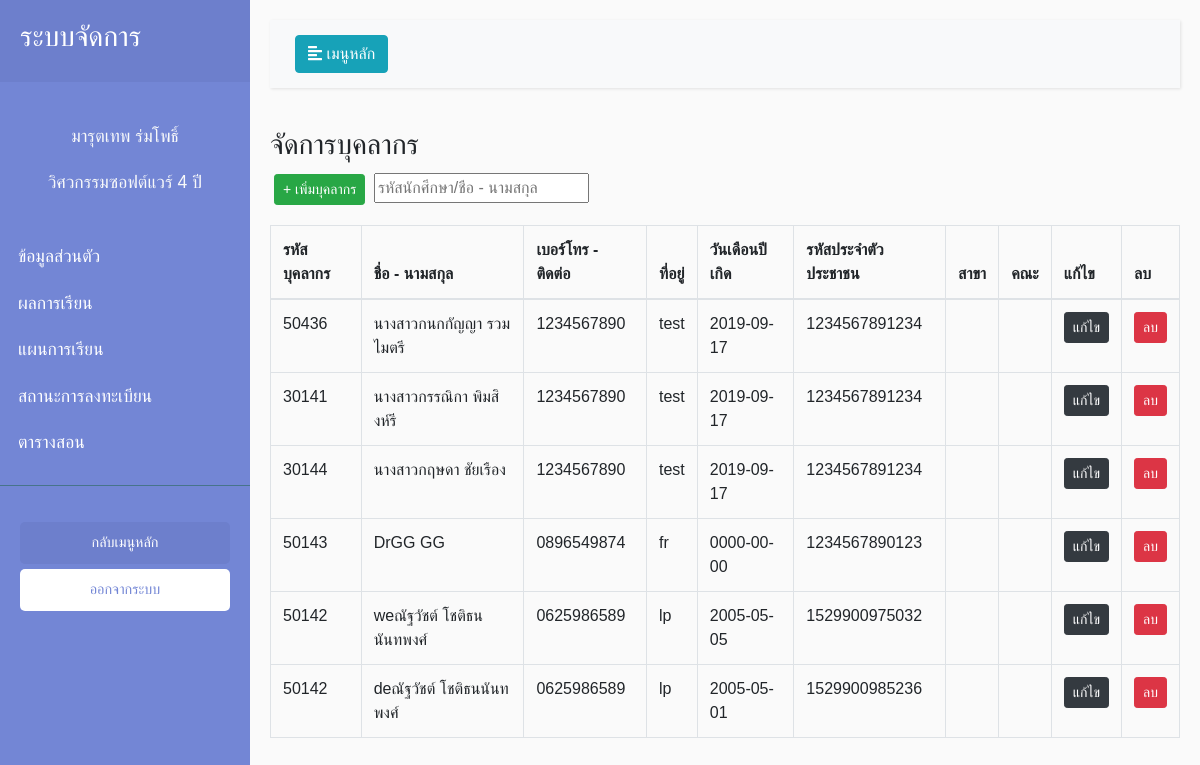
The page /SE_System/view/manageTeacher/Main.php on the database its author committed.
### tables this page shows
CREATE TABLE `teacher_tb` (
  `Teach_id` int(16) NOT NULL,
  `Teach_code` varchar(5) NOT NULL,
  `Teach_Pname` varchar(255) NOT NULL,
  `Teach_Fname` varchar(255) NOT NULL,
  `Teach_Lname` varchar(255) NOT NULL,
  `Teach_Birth` date NOT NULL,
  `Teach_Add` text NOT NULL,
  `Teach_Tel` varchar(10) NOT NULL,
  `Teach_Card` varchar(13) NOT NULL,
  `Teach_Major` varchar(255) NOT NULL,
  `Teach_Faculty` varchar(255) NOT NULL,
  `Teach_Image` varchar(255) NOT NULL
);

### SE_System/view/manageTeacher/Main.php (the view, shortened to what this page needs)
<?php
include_once('../../model/connect.php');error_reporting(0);
$sql = "SELECT * FROM teacher_tb";
$query = $conn->query($sql);
?>
<!DOCTYPE html>
<html>
<head>
    <link rel="stylesheet" href="https://stackpath.bootstrapcdn.com/bootstrap/4.1.0/css/bootstrap.min.css"
>
    <link rel="stylesheet" href="../../Style.css">
</head>
<body class="setfont">
    <div class="wrapper">
        <nav id="sidebar">
            <div class="sidebar-header">
                <h3>ระบบจัดการ</h3>
            </div>
            <p class="text-center text-light mt-3">มารุตเทพ ร่มโพธิ์</p>
            <p class="text-center text-light">วิศวกรรมซอฟต์แวร์ 4 ปี</p>
            <ul class="list-unstyled components pl-2">
                <li>
                    <a href="/SE_System/view/profile/EditProfile.html">ข้อมูลส่วนตัว</a>
                </li>
                <li>
                    <a href="/SE_System/view/grade/gradeStudent.html">ผลการเรียน</a>
                </li>
                <li>
                    <a href="/SE_System/Edittranscript2.php">แผนการเรียน</a>
                </li>
                <li>
                    <a href="/Manager/subjects.html">สถานะการลงทะเบียน</a>
                </li>
                <li>
                    <a href="/SE_System/view/schedule/editSchedule.html">ตารางสอน</a>
                </li>
            </ul>
            <ul class="list-unstyled CTAs">
                <li>
                    <a href="../../index.html" class="article">กลับเมนูหลัก</a>
                </li>
                <li>
                    <a href="../../control/login/logout.php" class="download">ออกจากระบบ</a>
                </li>
            </ul>
        </nav>
        <div id="content">
            <nav class="navbar navbar-expand-lg navbar-light bg-light">
                <div class="container-fluid">
                    <button type="button" id="sidebarCollapse" class="btn btn-info">
                        <i class="fas fa-align-left"></i>
                        <span>เมนูหลัก</span>
                    </button>
                </div>
            </nav>
            <h3>จัดการบุคลากร</h3>
<button class="btn btn-success btn-sm m-1"><a href="./AddEdit.php"> + เพิ่มบุคลากร</a></button>
<input type="text" placeholder="รหัสนักศึกษา/ชื่อ - นามสกุล">
            <table class="table table-bordered mt-3">
                <thead>
                    <tr>
                        <th scope="col">รหัสบุคลากร</th>
                        <th scope="col">ชื่อ - นามสกุล</th>
                        <th scope="col">เบอร์โทร - ติดต่อ</th>
                        <th scope="col">ที่อยู่</th>
                        <th scope="col">วันเดือนปีเกิด</th>
                        <th scope="col">รหัสประจำตัวประชาชน</th>
                        <th scope="col">สาขา</th>
                        <th scope="col">คณะ</th>
                        <th scope="col">แก้ไข</th>
                        <th scope="col">ลบ</th>
                      </tr>
                    </thead>
                    <tbody>
                        <tbody>
                            <tr>
                            <?php while($result = $query->fetch_assoc()){ ?>
                              <td><?php echo $result['Teach_code']; ?></td>
                              <td><?php echo $result['Teach_Pname'].$result['Teach_Fname']." ".$result['Teach_Lname']; ?></td>
                              <td><?php echo $result['Teach_Tel']; ?></td>
                              <td><?php echo $result['Teach_Add']; ?></td>
                              <td><?php echo $result['Teach_Birth']; ?></td>
                              <td><?php echo $result['Teach_Card']; ?></td>
                              <td><?php echo $result['Teach _Major']; ?></td>
                              <td><?php echo $result['Teach _Faculty']; ?></td>
                              <td><a class="btn btn-dark btn-sm" href="./AddEdit.php?Teach_Code=<?php echo $result['Teach_code']; ?>">แก้ไข</a></td>
                              <td><a class="btn btn-danger btn-sm" href="JavaScript:if(confirm('Confirm Delete?') == true){window.location='../../control/Teacher/del_tch.php?Teach_Code=<?php echo $result["Teach_code"];?>';}">ลบ</a></td>
                            </tr>
                            <?php } ?>
                          </tbody>
                  </table>
        </div>
</body>
</html>

### SE_System/Style.css (style rules this page uses)
body { font-family: 'Kanit', sans-serif; }
.setfont { font-family: 'Kanit', sans-serif; }
body { font-family: 'Poppins', sans-serif; background: #fafafa; }
p { font-family: 'Poppins', sans-serif; font-size: 1.1em; font-weight: 300; line-height: 1.7em; color: #999; }
a, a:hover, a:focus { color: inherit; text-decoration: none; transition: all 0.3s; }
.navbar { padding: 15px 10px; background: #fff; border: none; border-radius: 0; margin-bottom: 40px; box-shadow: 1px 1px 3px rgba(0, 0, 0, 0.1); }
.wrapper { display: flex; width: 100%; align-items: stretch; }
#sidebar { min-width: 250px; max-width: 250px; background: #7386D5; color: #fff; transition: all 0.3s; }
#sidebar .sidebar-header { padding: 20px; background: #6d7fcc; }
#sidebar ul.components { padding: 20px 0; border-bottom: 1px solid #47748b; }
#sidebar ul li a { padding: 10px; font-size: 1.1em; display: block; }
ul.CTAs { padding: 20px; }
ul.CTAs a { text-align: center; font-size: 0.9em !important; display: block; border-radius: 5px; margin-bottom: 5px; }
a.download { background: #fff; color: #7386D5; }
a.article, a.article:hover { background: #6d7fcc !important; color: #fff !important; }
#content { width: 100%; padding: 20px; min-height: 100vh; transition: all 0.3s; }

### rows shown on the page
teacher_tb: Teach_code "50436", Teach_Pname "นางสาว", Teach_Fname "กนกกัญญา", Teach_Lname "รวมไมตรี", Teach_Tel "1234567890", Teach_Add "test", Teach_Birth "2019-09-17", Teach_Card "1234567891234"
teacher_tb: Teach_code "30141", Teach_Pname "นางสาว", Teach_Fname "กรรณิกา", Teach_Lname "พิมสิงห์รี", Teach_Tel "1234567890", Teach_Add "test", Teach_Birth "2019-09-17", Teach_Card "1234567891234"
teacher_tb: Teach_code "30144", Teach_Pname "นางสาว", Teach_Fname "กฤษดา", Teach_Lname "ชัยเรือง", Teach_Tel "1234567890", Teach_Add "test", Teach_Birth "2019-09-17", Teach_Card "1234567891234"
teacher_tb: Teach_code "50143", Teach_Pname "Dr", Teach_Fname "GG", Teach_Lname "GG", Teach_Tel "0896549874", Teach_Add "fr", Teach_Birth "0000-00-00", Teach_Card "1234567890123"
teacher_tb: Teach_code "50142", Teach_Pname "we", Teach_Fname "ณัฐวัชต์", Teach_Lname "โชติธนนันทพงศ์", Teach_Tel "0625986589", Teach_Add "lp", Teach_Birth "2005-05-05", Teach_Card "1529900975032"
teacher_tb: Teach_code "50142", Teach_Pname "de", Teach_Fname "ณัฐวัชต์", Teach_Lname "โชติธนนันทพงศ์", Teach_Tel "0625986589", Teach_Add "lp", Teach_Birth "2005-05-01", Teach_Card "1529900985236"
